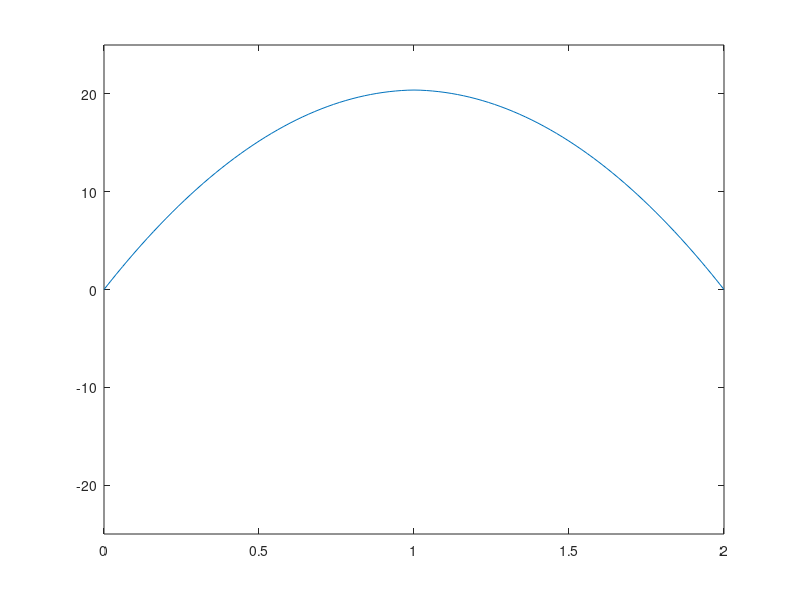

The MATLAB script that drew this image:
x=linspace(0,2,101);
t=linspace(0,5,200);
u=0
figure

for j=1:length(t)
for k=1:30
u=u-8*(-1)^k/((2*k-1)^2*pi^2)*cos((2*k-1)*pi/2*t(j))*sin((2*k-1)*pi/2*x);
end
plot(x,u)
axis([0 2 -25 25])
pause(0.2)
end